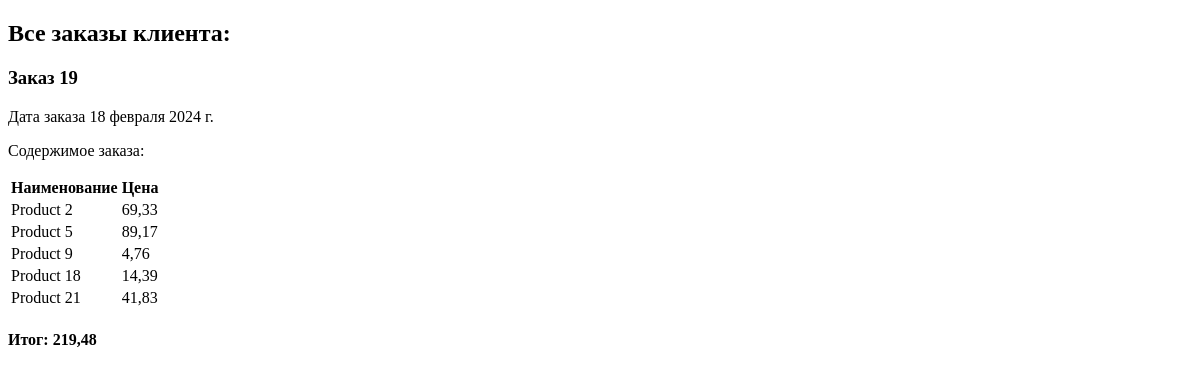
Before: /client/orders/1/ with the older database file.
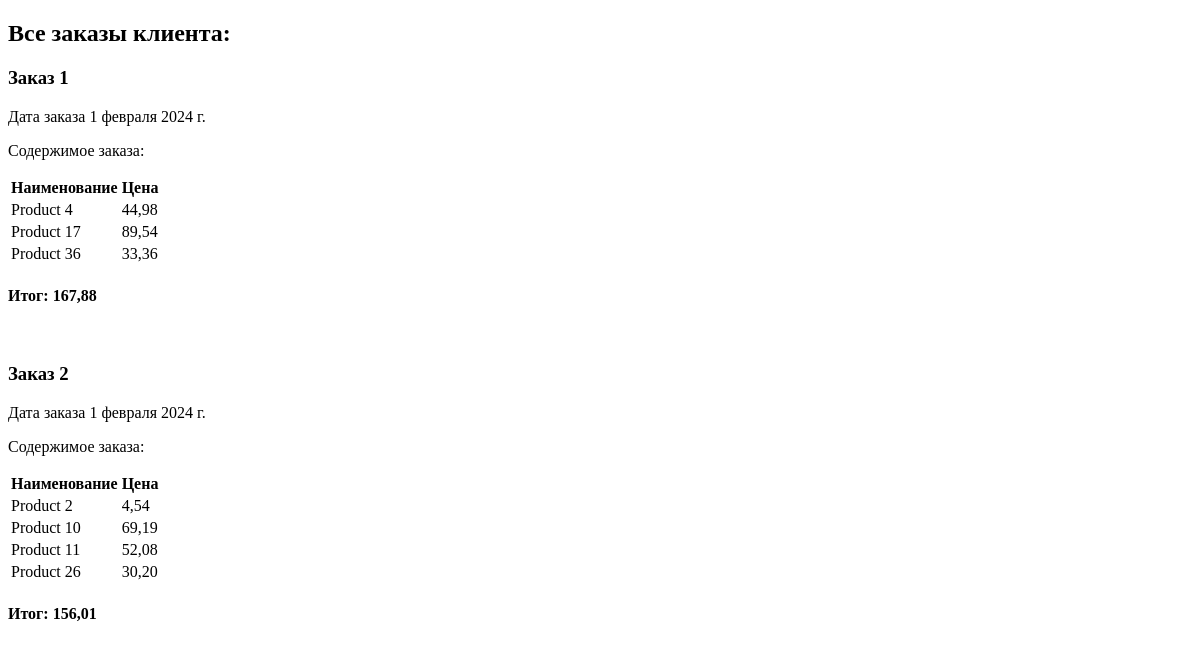
After: the same page with the newer database file.
### storeapp/models.py (models this page shows, shortened)
class Order(models.Model):
    client = models.ForeignKey(Client, on_delete=models.CASCADE, verbose_name=u'Клиент')
    products = models.ManyToManyField('Product', verbose_name=u'Продукты')
    total_amount = models.DecimalField(max_digits=7, decimal_places=2, verbose_name=u'Сумма заказа')
    date_order = models.DateField(auto_now_add=True, verbose_name=u'Дата заказа')

class Product(models.Model):
    title = models.CharField(max_length=100, verbose_name=u'Название')
    description = models.TextField(verbose_name=u'Описание')
    price = models.DecimalField(max_digits=7, decimal_places=2, verbose_name=u'Цена')
    quantity_of_product = models.IntegerField(verbose_name=u'Доступно товара')
    date_product_add = models.DateField(auto_now_add=True, verbose_name=u'Дата добавления товара')
    image = models.ImageField(upload_to='images', blank=True, verbose_name=u'Изображение')

### storeapp/views.py (the view)
# urls.py: path('client/orders/<int:client_id>/', views.get_orders_by_client_id, name='get_orders'),
def get_orders_by_client_id(request, client_id):
    orders = Order.objects.filter(client_id=client_id)
    context = []
    for order in orders:
        products = order.products.all()
        context.append({'order': order, 'products': products})
    return render(request, 'storeapp/orders.html', {'orders': context})

### storeapp/templates/storeapp/orders.html (shortened to what this page needs)
{% extends 'base.html' %}
{% block content %}
    <h2>Все заказы клиента:</h2>
    {% for order in orders %}
    <div>
        <h3>Заказ {{ order.order.id }}</h3>
        <p>Дата заказа {{ order.order.date_order }}</p>
        <p>Содержимое заказа:</p>
    <table>
    <tr><th>Наименование</th><th>Цена</th></tr>
        {% for product in order.products %}
            <tr><td>{{ product.title }}</td><td>{{ product.price }}</td></tr>
        {% endfor %}
    </table>
        <h4>Итог: {{ order.order.total_amount }}</h4>
    </div>
    <br>
    {% endfor %}
{% endblock %}

Changed rows visible on the page:
removed Order: order.id "19", order.date_order "18 февраля 2024 г.", order.total_amount "219,48", Product (title "Product 2", price "69,33")
no longer on this page (row edited): Product: title "Product 5", price "89,17", shown under "19"
no longer on this page (row edited): Product: title "Product 9", price "4,76", shown under "19"
no longer on this page (row edited): Product: title "Product 18", price "14,39", shown under "19"
no longer on this page (row edited): Product: title "Product 21", price "41,83", shown under "19"
added Order: order.id "1", order.date_order "1 февраля 2024 г.", order.total_amount "167,88"
now on this page (row edited): Product: title "Product 4", price "44,98", shown under "1"
now on this page (row edited): Product: title "Product 17", price "89,54", shown under "1"
added Product: title "Product 36", price "33,36", shown under "1"
added Order: order.id "2", order.date_order "1 февраля 2024 г.", order.total_amount "156,01", Product (title "Product 2", price "4,54")
now on this page (row edited): Product: title "Product 10", price "69,19", shown under "2"
now on this page (row edited): Product: title "Product 11", price "52,08", shown under "2"
now on this page (row edited): Product: title "Product 26", price "30,20", shown under "2"
